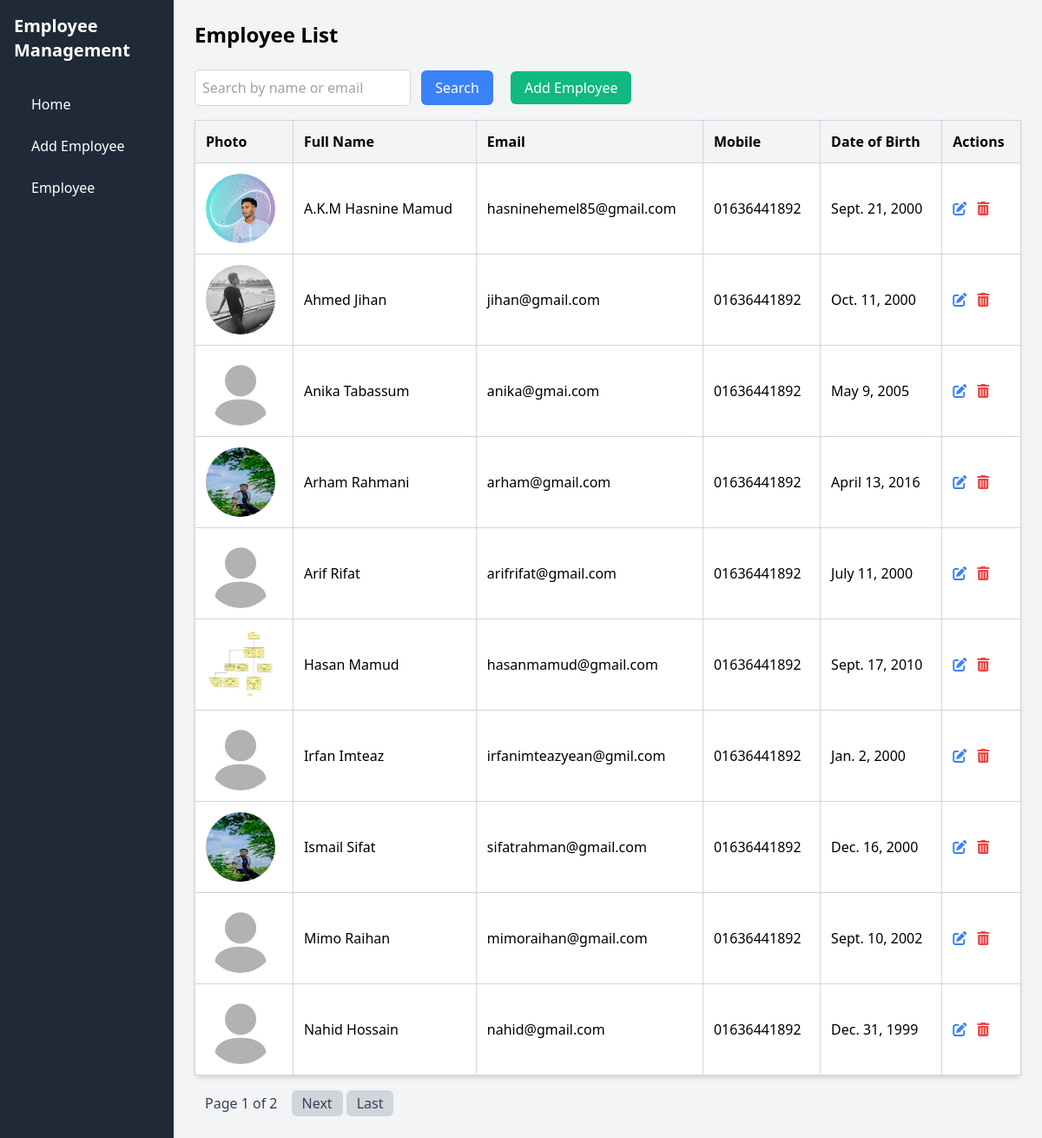
The page / on the database its author committed.
### employees/models.py (models this page shows, shortened)
class Employee(models.Model):
    first_name = models.CharField(max_length=50)
    last_name = models.CharField(max_length=50)
    email = models.EmailField(unique=True)
    mobile = models.CharField(max_length=15)
    date_of_birth = models.DateField()
    photo = models.ImageField(upload_to='employee_photos/', default='employee_photos/default.jfif')

### employees/views.py (the view)
# urls.py: path('', views.employee_list, name='employee_list'),
def employee_list(request):
    search_query = request.GET.get('search', '')
    employees = Employee.objects.filter(first_name__icontains=search_query) | Employee.objects.filter(email__icontains=search_query)
    sort_by = request.GET.get('sort_by', 'first_name')
    employees = employees.order_by(sort_by)
    paginator = Paginator(employees, 10)  # 10 employees per page
    page_number = request.GET.get('page')
    page_obj = paginator.get_page(page_number)
    return render(request, 'employees/employee_list.html', {'page_obj': page_obj})

### templates/employees/employee_list.html (shortened to what this page needs)
{% load static %}
<!DOCTYPE html>
<html lang="en">
<head>
    <link href="https://cdn.jsdelivr.net/npm/tailwindcss@2.2.19/dist/tailwind.min.css" rel="stylesheet">
    <link href="https://cdnjs.cloudflare.com/ajax/libs/font-awesome/6.0.0-beta3/css/all.min.css" rel="stylesheet">
</head>
<body class="bg-gray-100">
<div class="min-h-screen flex">
    <nav class="sidebar w-1/4 md:w-1/5 lg:w-1/6 p-4">
        <h2 class="text-xl text-white font-bold mb-6">Employee Management</h2>
        <ul>
            <li><a href="{% url 'employee_list' %}">Home</a></li>
            <li><a href="{% url 'add_employee' %}">Add Employee</a></li>
            <li><a href="{% url 'employee_list' %}">Employee</a></li>
        </ul>
    </nav>
    <div class="w-3/4 md:w-4/5 lg:w-5/6 p-6">
        <h1 class="text-2xl font-bold mb-6">Employee List</h1>
        <form method="GET" class="form-inline mb-4">
            <input type="text" name="search" class="p-2 border border-gray-300 rounded-md" placeholder="Search by name or email" value="{{ request.GET.search }}">
            <button type="submit" class="ml-2 px-4 py-2 bg-blue-500 text-white rounded-md hover:bg-blue-600">Search</button>
            <a href="{% url 'add_employee' %}" class="ml-4 px-4 py-2 bg-green-500 text-white rounded-md hover:bg-green-600">Add Employee</a>
        </form>
<table class="min-w-full bg-white rounded-md shadow-md border border-gray-300 border-collapse">
    <thead class="bg-gray-100">
        <tr>
            <th class="p-3 text-left border border-gray-300">Photo</th>
            <th class="p-3 text-left border border-gray-300"><a href="?sort_by=first_name">Full Name</a></th>
            <th class="p-3 text-left border border-gray-300"><a href="?sort_by=email">Email</a></th>
            <th class="p-3 text-left border border-gray-300"><a href="?sort_by=mobile">Mobile</a></th>
            <th class="p-3 text-left border border-gray-300"><a href="?sort_by=date_of_birth">Date of Birth</a></th>
            <th class="p-3 text-left border border-gray-300">Actions</th>
        </tr>
    </thead>
    <tbody>
        {% for employee in page_obj %}
        <tr class="border-b">
            <td class="p-3 border border-gray-300">
                <img src="{% if employee.photo %}{{ employee.photo.url }}{% else %}{{ MEDIA_URL }}employee_photos/default.jfif{% endif %}" alt="Employee Photo" class="h-20 w-20 rounded-full">
            </td>
            <td class="p-3 border border-gray-300">{{ employee.first_name }} {{ employee.last_name }}</td>
            <td class="p-3 border border-gray-300">{{ employee.email }}</td>
            <td class="p-3 border border-gray-300">{{ employee.mobile }}</td>
            <td class="p-3 border border-gray-300">{{ employee.date_of_birth }}</td>
            <td class="p-3 border border-gray-300">
                <a href="{% url 'edit_employee' employee.pk %}" class="text-blue-500 hover:underline">
                    <i class="fas fa-edit"></i>
                </a>
                <button class="ml-2 text-red-500 hover:underline" onclick="confirmDelete({{ employee.pk }})">
                    <i class="fas fa-trash-alt"></i>
                </button>
            </td>
        </tr>
        {% empty %}
        <tr>
            <td colspan="6" class="p-3 text-center text-gray-500 border border-gray-300">No employees found.</td>
        </tr>
        {% endfor %}
    </tbody>
</table>
        <div class="mt-4">
            <nav>
                <ul class="inline-flex items-center">
                    <li class="px-3 py-1 bg-gray-100 text-gray-700 rounded-md">Page {{ page_obj.number }} of {{ page_obj.paginator.num_pages }}</li>
                    {% if page_obj.has_next %}
                        <li><a class="px-3 py-1 bg-gray-300 text-gray-700 rounded-md ml-1" href="?page={{ page_obj.next_page_number }}">Next</a></li>
                        <li><a class="px-3 py-1 bg-gray-300 text-gray-700 rounded-md ml-1" href="?page={{ page_obj.paginator.num_pages }}">Last</a></li>
                    {% endif %}
                </ul>
            </nav>
        </div>
    </div>
</div>
</body>
</html>

### templates/employees/employee_list.html (style rules this page uses)
.sidebar { background-color: #1F2937; min-height: 100vh; }
.sidebar a { color: #ffffff; padding: 12px 20px; display: block; text-decoration: none; transition: background-color 0.2s ease; }

### rows shown on the page
Employee: photo (picture), first_name "A.K.M", last_name "Hasnine Mamud", email "hasninehemel85@gmail.com", mobile "01636441892", date_of_birth "Sept. 21, 2000"
Employee: photo (picture), first_name "Ahmed", last_name "Jihan", email "jihan@gmail.com", mobile "01636441892", date_of_birth "Oct. 11, 2000"
Employee: photo (placeholder picture), first_name "Anika", last_name "Tabassum", email "anika@gmai.com", mobile "01636441892", date_of_birth "May 9, 2005"
Employee: photo (picture), first_name "Arham", last_name "Rahmani", email "arham@gmail.com", mobile "01636441892", date_of_birth "April 13, 2016"
Employee: photo (placeholder picture), first_name "Arif", last_name "Rifat", email "arifrifat@gmail.com", mobile "01636441892", date_of_birth "July 11, 2000"
Employee: photo (picture), first_name "Hasan", last_name "Mamud", email "hasanmamud@gmail.com", mobile "01636441892", date_of_birth "Sept. 17, 2010"
Employee: photo (placeholder picture), first_name "Irfan", last_name "Imteaz", email "irfanimteazyean@gmil.com", mobile "01636441892", date_of_birth "Jan. 2, 2000"
Employee: photo (picture), first_name "Ismail", last_name "Sifat", email "sifatrahman@gmail.com", mobile "01636441892", date_of_birth "Dec. 16, 2000"
Employee: photo (placeholder picture), first_name "Mimo", last_name "Raihan", email "mimoraihan@gmail.com", mobile "01636441892", date_of_birth "Sept. 10, 2002"
Employee: photo (placeholder picture), first_name "Nahid", last_name "Hossain", email "nahid@gmail.com", mobile "01636441892", date_of_birth "Dec. 31, 1999"

### other values the page prints
{{ page_obj.number }} "1"
{{ page_obj.paginator.num_pages }} "2"
